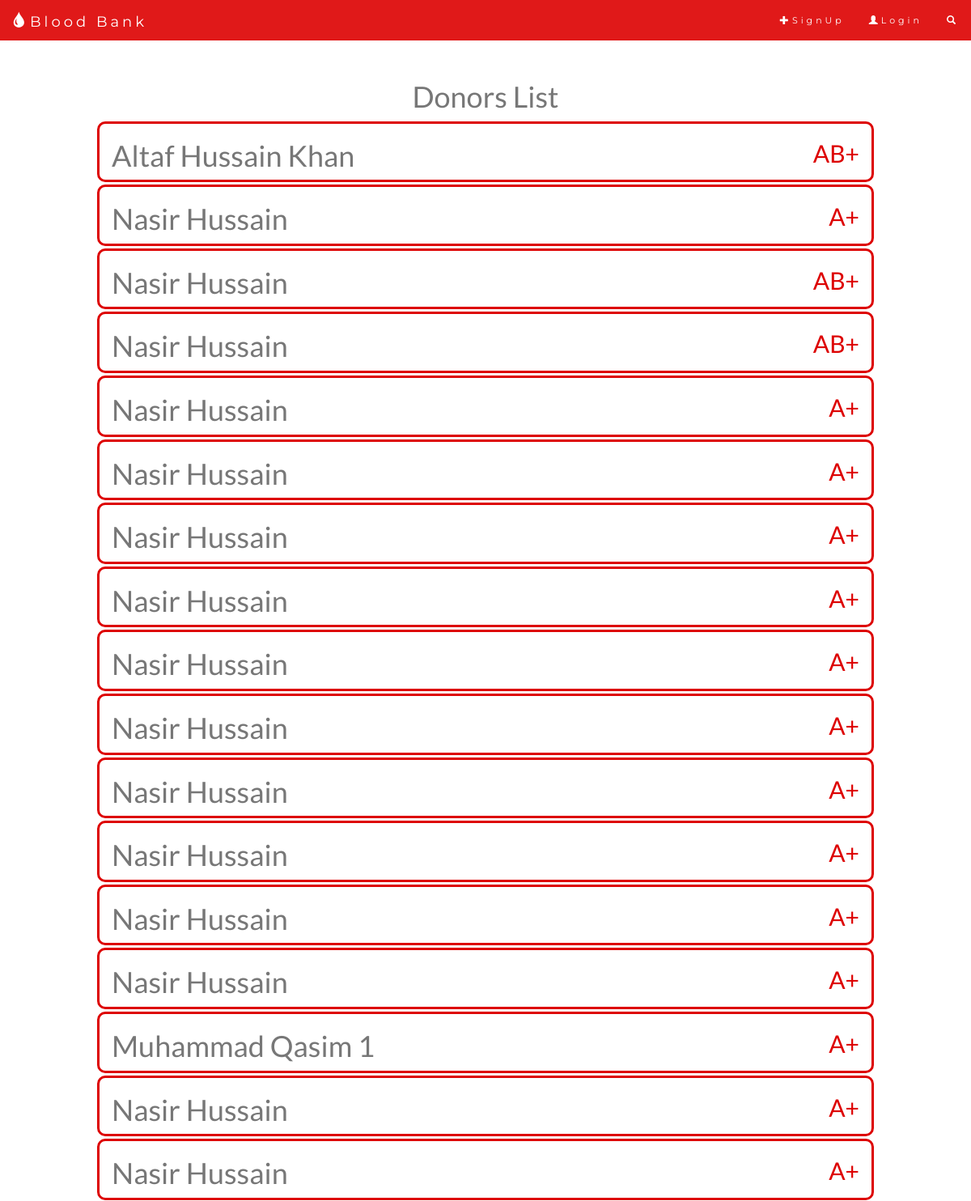
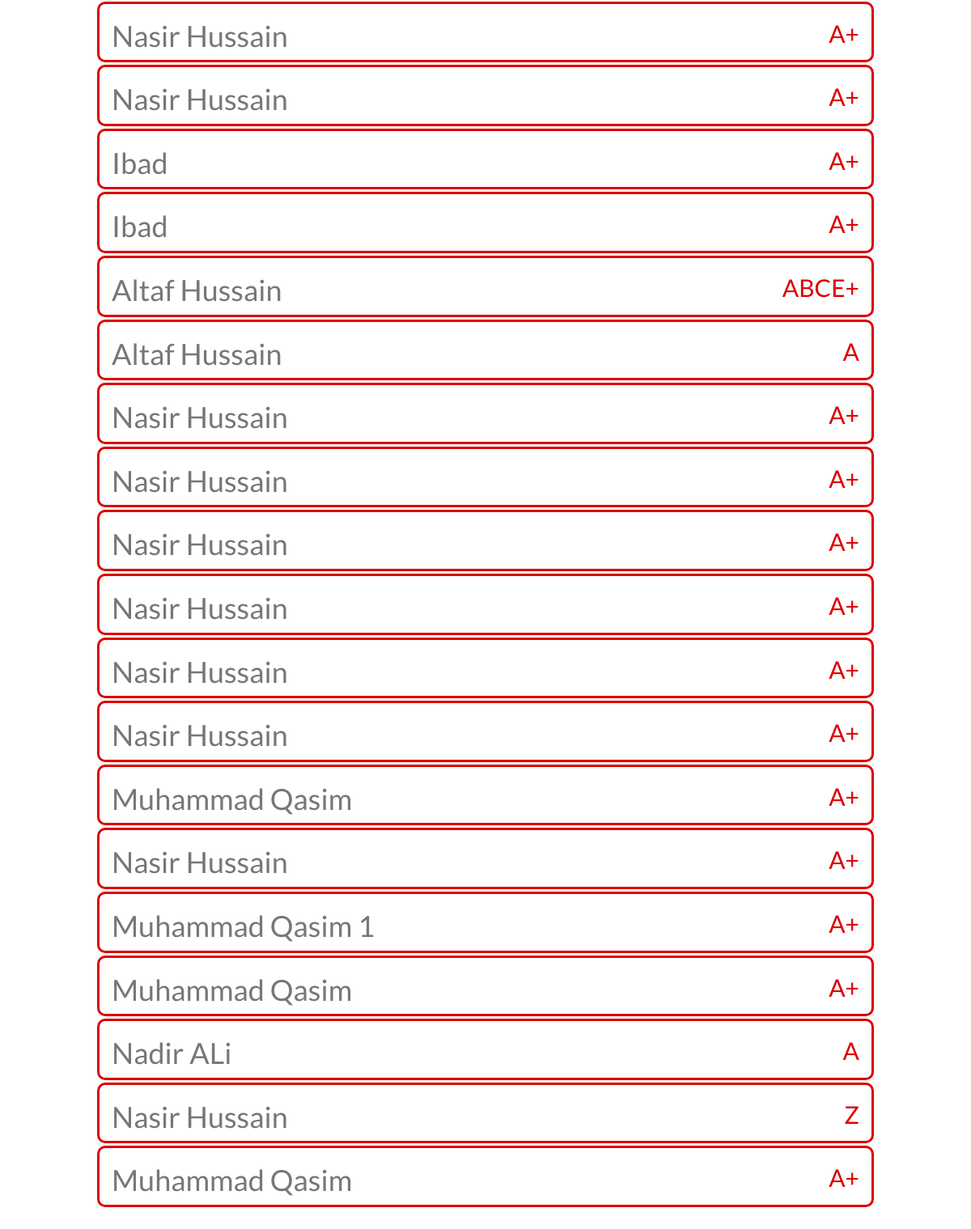
Page /bloodbank/ on the committed database (2 pictures, top to bottom).
### bloodbank/models.py (models this page shows)
class Donors(models.Model):
    name=models.CharField(max_length=255)
    contact=models.CharField(max_length=255)
    city=models.CharField(max_length=255)
    bloodGroup=models.CharField(max_length=255)
    donor=models.BooleanField(default=False)
    email=models.CharField(max_length=255)
    password=models.CharField(max_length=255)

### bloodbank/views.py (the view)
def index(request):
    if 'name' not in request.session:
        user = ""
    else:
        user = request.session['name']
    all_donors=Donors.objects.all().order_by('-pk')
    return render(request,'bloodbank/index.html',{'all_donors': all_donors,'user':user})

### bloodbank/templates/bloodbank/index.html (shortened to what this page needs)
<!DOCTYPE html>
<html lang="en">
<head>
{% load staticfiles %}
  <link rel="stylesheet" href="https://maxcdn.bootstrapcdn.com/bootstrap/3.3.7/css/bootstrap.min.css">
</head>
<body id="myPage" data-spy="scroll" data-target=".navbar" data-offset="50">
<nav class="navbar navbar-default navbar-fixed-top">
  <div class="container-fluid">
    <div class="navbar-header">
      <a class="navbar-brand" href="#"><i class="glyphicon glyphicon-tint"> </i>Blood Bank</a>
    </div>
    <div class="collapse navbar-collapse" id="myNavbar">
      <ul class="nav navbar-nav navbar-right">
        {% if user == "" %}
          <li><a href="http://127.0.0.1:8000/bloodbank/Register/"><i class="glyphicon glyphicon-plus"></i>SignUp</a></li><li><a href="http://127.0.0.1:8000/bloodbank/login/"><i class="glyphicon glyphicon-user"></i>Login</a></li>
        {% endif %}
        <li><a href="#"><span class="glyphicon glyphicon-search"></span></a></li>
      </ul>
    </div>
  </div>
</nav>
<div class="container">
    <div class="row">
<h1 class="text-center">Donors List</h1>
    {% for donor in all_donors %}
        {% if user != "" %}
            <div class="col-xs-12" style="border:solid 3px #dd0000; margin-bottom: 3px; border-radius:10px;">
            <h1 style="float: left;">{{ donor.name }}</h1>
            <h2 style="color:#dd0000; float: right;">{{ donor.bloodGroup }}</h2>
            <br style="clear: both;">
            <p>Contact: {{ donor.contact }}</p>
            <a href="http://127.0.0.1:8000/bloodbank/details/{{ donor.pk}}">Detail</a>
            <br style="clear:both !important;">
            </div>
        {% else %}
            <div class="col-md-12" style="border:solid 3px #dd0000; margin-bottom: 3px; border-radius:10px;">
            <h1 style="float: left;">{{ donor.name }}</h1>
            <h2 style="color:#dd0000; float: right;">{{ donor.bloodGroup }}</h2>
            <br style="clear:both !important;">
            </div>
        {% endif %}
    {% endfor %}
</div>
</div>
</body>
</html>

### bloodbank/templates/bloodbank/index.html (style rules this page uses)
body { font: 400 15px/1.8 Lato, sans-serif; color: #777; }
.container { padding: 80px 120px; }
.navbar { font-family: Montserrat, sans-serif; margin-bottom: 0; background-color: #dd0000; border: 0; font-size: 11px !important; letter-spacing: 4px; opacity: 0.9; }
.navbar li a, .navbar .navbar-brand { color: #ffffff !important; }

### rows in the picture
Donors: name "Altaf Hussain Khan", bloodGroup "AB+"
Donors: name "Nasir Hussain", bloodGroup "A+"
Donors: name "Nasir Hussain", bloodGroup "AB+"
Donors: name "Nasir Hussain", bloodGroup "AB+"
Donors: name "Nasir Hussain", bloodGroup "A+"
Donors: name "Nasir Hussain", bloodGroup "A+"
Donors: name "Nasir Hussain", bloodGroup "A+"
Donors: name "Nasir Hussain", bloodGroup "A+"
Donors: name "Nasir Hussain", bloodGroup "A+"
Donors: name "Nasir Hussain", bloodGroup "A+"
Donors: name "Nasir Hussain", bloodGroup "A+"
Donors: name "Nasir Hussain", bloodGroup "A+"
Donors: name "Nasir Hussain", bloodGroup "A+"
Donors: name "Nasir Hussain", bloodGroup "A+"
Donors: name "Muhammad Qasim 1", bloodGroup "A+"
Donors: name "Nasir Hussain", bloodGroup "A+"
Donors: name "Nasir Hussain", bloodGroup "A+"
Donors: name "Nasir Hussain", bloodGroup "A+"
Donors: name "Nasir Hussain", bloodGroup "A+"
Donors: name "Ibad", bloodGroup "A+"
Donors: name "Ibad", bloodGroup "A+"
Donors: name "Altaf Hussain", bloodGroup "ABCE+"
Donors: name "Altaf Hussain", bloodGroup "A"
Donors: name "Nasir Hussain", bloodGroup "A+"
Donors: name "Nasir Hussain", bloodGroup "A+"
Donors: name "Nasir Hussain", bloodGroup "A+"
Donors: name "Nasir Hussain", bloodGroup "A+"
Donors: name "Nasir Hussain", bloodGroup "A+"
Donors: name "Nasir Hussain", bloodGroup "A+"
Donors: name "Muhammad Qasim", bloodGroup "A+"
Donors: name "Nasir Hussain", bloodGroup "A+"
Donors: name "Muhammad Qasim 1", bloodGroup "A+"
Donors: name "Muhammad Qasim", bloodGroup "A+"
Donors: name "Nadir ALi", bloodGroup "A"
Donors: name "Nasir Hussain", bloodGroup "Z"
Donors: name "Muhammad Qasim", bloodGroup "A+"
